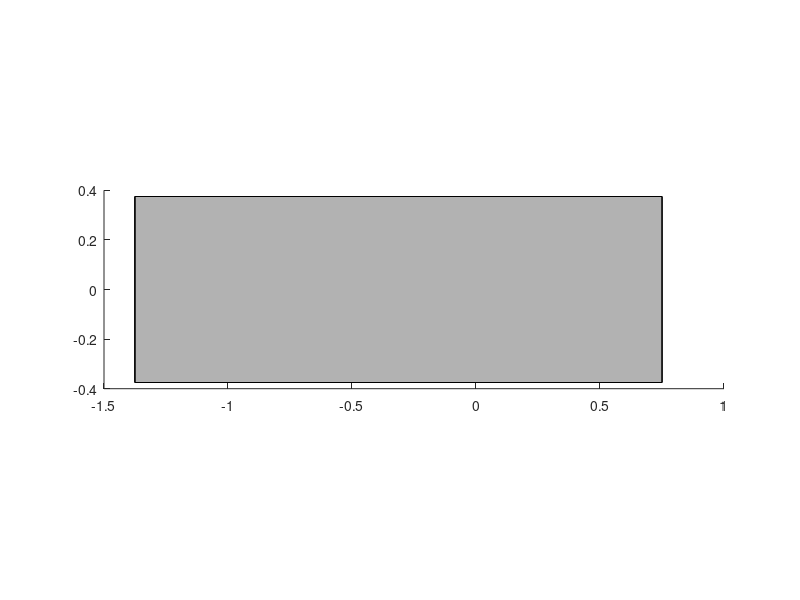

This chart was generated by the following MATLAB code:
function p = makeLink0(parentAxes, faceColor)
if (nargin == 0)
    parentAxes = gca;
    faceColor = [.7 .7 .7];
elseif (nargin == 1)
    faceColor = [.7 .7 .7];
end
set(parentAxes, 'DataAspectRatio', [1 1 1]);
link0Verts = [-1.375	-0.375	-2.5;
    -1.375	0.375	-2.5;
    0.75	0.375	-2.5;
    0.75	-0.375	-2.5;
    -1.375	-0.375	-0.75;
    -1.375	0.375	-0.75;
    0.75	0.375	-0.75;
    0.75	-0.375	-0.75];
link0Faces = [1 2 3 4;
    1 2 6 5;
    2 3 7 6;
    3 4 8 7;
    4 1 5 8;
    5 6 7 8];
p = patch('Parent', parentAxes, 'Faces',link0Faces,'Vertices',link0Verts,'FaceColor',faceColor);

end